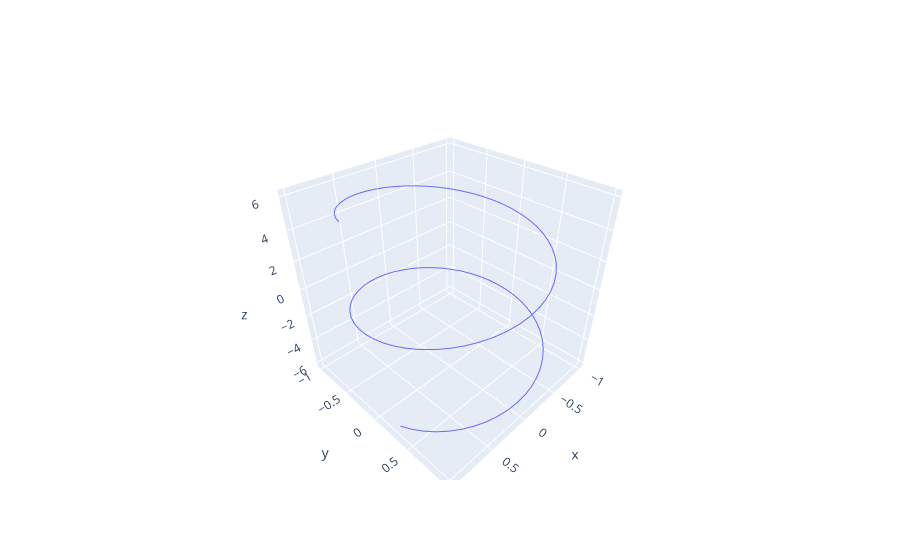

Source (notebook cell):
### Code cell
import plotly.graph_objects as go
import numpy as np

fig=go.Figure()

T=np.linspace(-6,6,100)
x,y=np.cos(T),np.sin(T)
fig.add_trace(go.Scatter3d(x=x,y=y,z=T,mode="lines")) #
